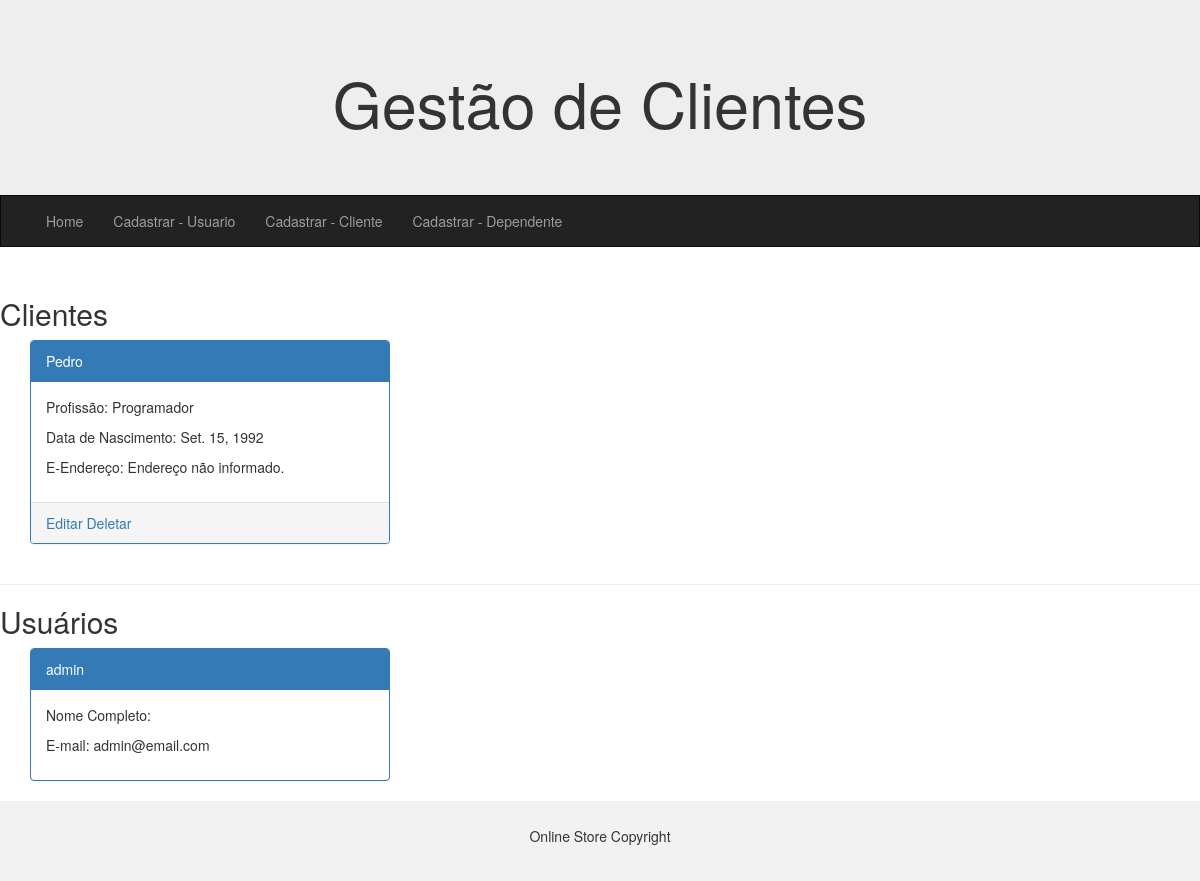
The app's page /, older data.
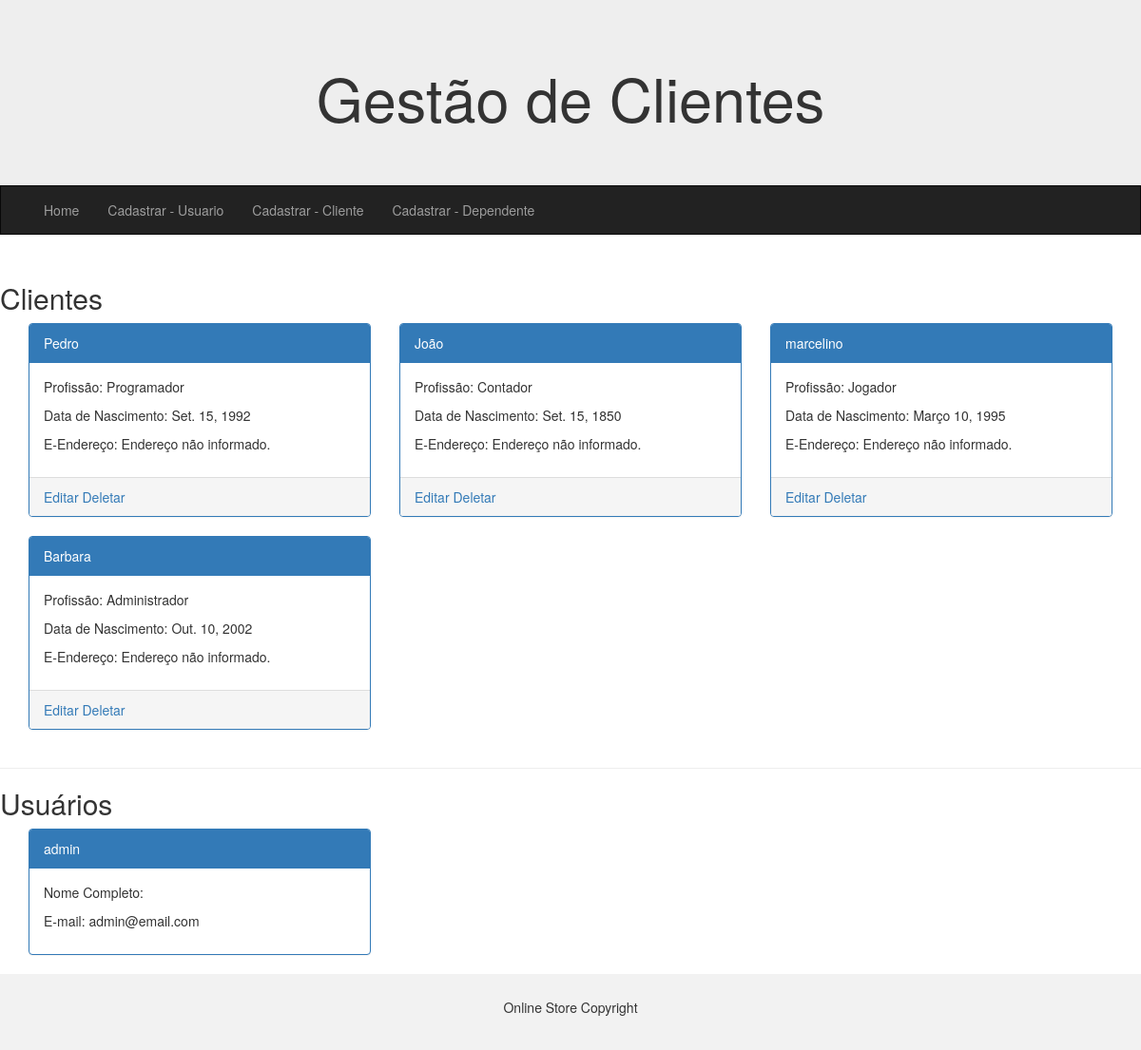
The same page, newer data.
### app/models.py (models this page shows, shortened)
class Cliente(models.Model):
    nome = models.CharField(max_length=100, null=False, blank=False)
    data_nascimento = models.DateField(null=False, blank=False, default='')
    email = models.EmailField(null=False, blank=False)
    profissao = models.CharField(max_length=100, null=False, blank=False)
    endereco = models.ForeignKey(Endereco, on_delete=models.SET_NULL, null=True)

### app/views.py (the view)
# urls.py: path('', index, name='index'),
def index(request):
    clientes = Cliente.objects.order_by('id')
    usuarios = User.objects.order_by('id')
    context = {
        'clientes': clientes,
        'usuarios': usuarios
    }
    return render(request, 'index.html', context)

### app/templates/index.html (shortened to what this page needs)
{% extends "base.html" %}
{% block conteudo %}
    <h2>Clientes</h2>
    <div class="container">
        <div class="row">
            {% for cliente in clientes %}
                <div class="col-sm-4">
                    <div class="panel panel-primary">
                        <div class="panel-heading">{{ cliente.nome }}</div>
                        <div class="panel-body">
                            <p>Profissão: {{ cliente.profissao }}</p>
                            <p>Data de Nascimento: {{ cliente.data_nascimento }}</p>
                            {% if cliente.endereco == None %}
                                <p>E-Endereço: Endereço não informado.</p>
                            {% else %}
                                <p>E-Endereço: {{ cliente.endereco }}</p>
                            {% endif %}
                                                    </div>
                        <div class="panel-footer">
                            <a href="{% url 'atualizar' cliente.id %}">Editar</a>
                            <a href="{% url 'deletar' cliente.id %}">Deletar</a>
                        </div>
                    </div>
                </div>
            {% endfor %}
        </div>
    </div>
    <hr>
    <h2>Usuários</h2>
    <div class="container">
        <div class="row">
            {% for usuario in usuarios %}
                <div class="col-sm-4">
                    <div class="panel panel-primary">
                        <div class="panel-heading">{{ usuario.username }}</div>
                        <div class="panel-body">
                            <p>Nome Completo: {{ usuario.first_name }} {{ usuario.last_name }}</p>
                            <p>E-mail: {{ usuario.email }}</p>
                                                    </div>
                    </div>
                </div>
            {% endfor %}
        </div>
    </div>
{% endblock conteudo %}

Row changes from the older to the newer data that the page shows:
added Cliente: nome "João", profissao "Contador", data_nascimento "Set. 15, 1850", shows "E-Endereço: Endereço não informado."
added Cliente: nome "marcelino", profissao "Jogador", data_nascimento "Março 10, 1995", shows "E-Endereço: Endereço não informado."
added Cliente: nome "Barbara", profissao "Administrador", data_nascimento "Out. 10, 2002", shows "E-Endereço: Endereço não informado."
